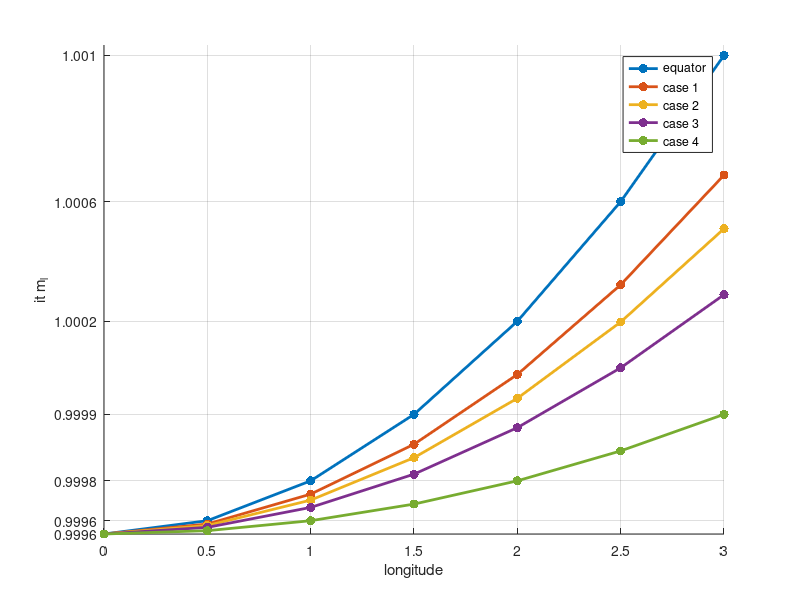

Write MATLAB code to recreate this figure. (Note: this script raises an error after producing the figure.)
close all; clear all; clc;

phi = deg2rad([0 30 37 45 60]);
lambda = deg2rad([0 : 0.5 : 3]);

figure(1)
hold on
grid on
for k = 1 : length(phi)
    m = 0.9996*(1 + (((lambda.^2)./2).*(cos(phi(k))).^2));

    plot([0 : 0.5 : 3], m, '.-', 'linewidth',2, 'Markersize', 20)
    if k == 1
        yticks(m)
    end
end

legend("equator", "case 1", "case 2", "case 3", "case 4",...
       'location', 'best');
ylabel("\it m_l");
xlabel("longitude");
xtickformat('degrees');
grid minor
title('Modulus of linear deformation vs longitude')